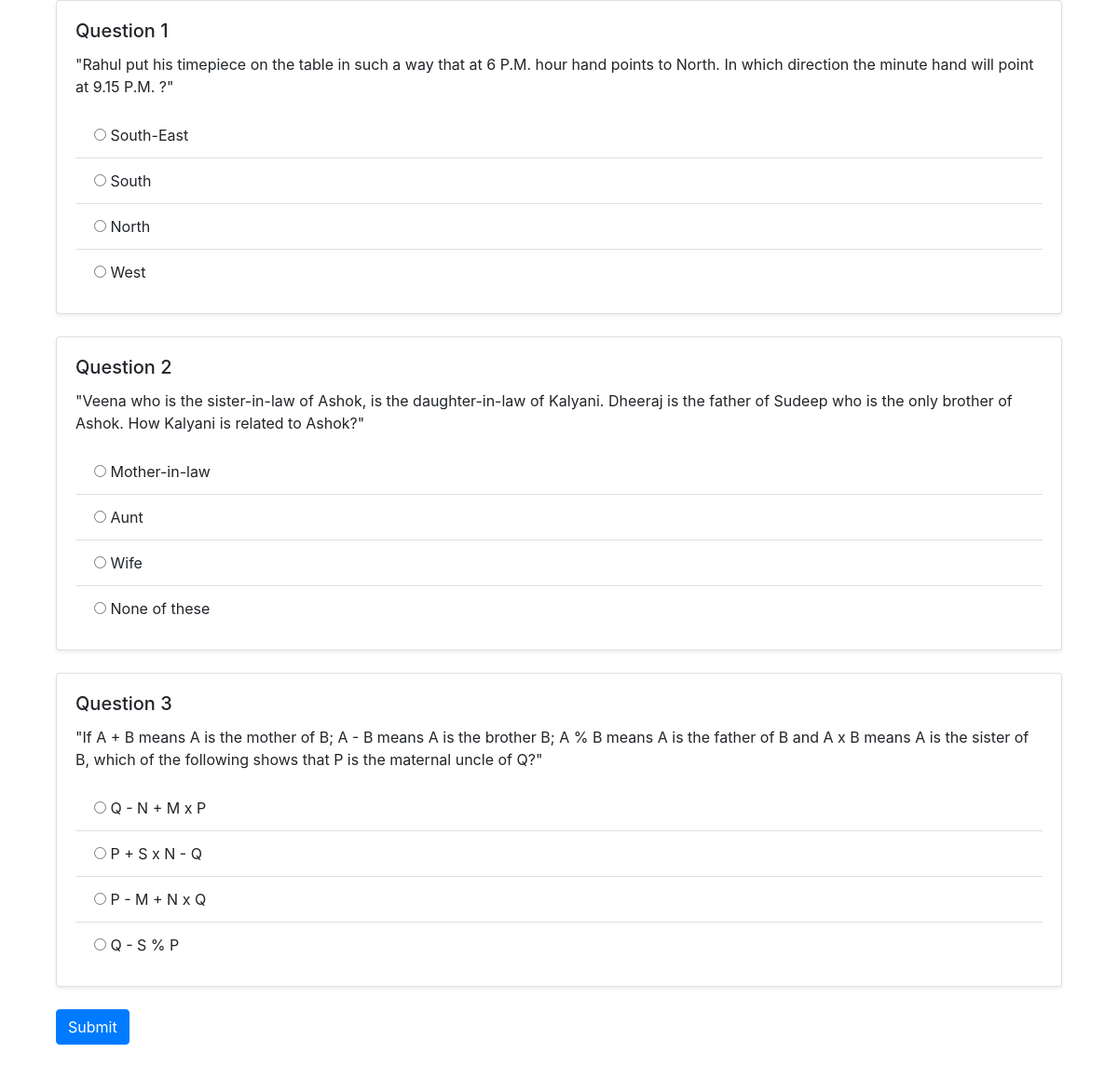
Page /User/Questions/16 (signed in) on the committed database.
### Master/models.py (models this page shows)
class tbl_question(models.Model):
    question_id = models.AutoField(primary_key=True)
    question_content=models.CharField(max_length=500)
    question_score=models.IntegerField()
    option_1=models.CharField(max_length=500)
    option_2=models.CharField(max_length=500)
    option_3=models.CharField(max_length=500)
    option_4=models.CharField(max_length=500)
    answer=models.CharField(max_length=500)
    category_id=models.ForeignKey(tbl_category,on_delete=models.CASCADE)
    answer_key=models.CharField(max_length=500)

### User/views.py (the view)
# urls.py: path('Questions/', views.Questions,name='Questions'),
def Questions(request, cid):
    if 'uid' not in request.session:
        return redirect('login')
    user_id = request.session['uid']
    user = tbl_user.objects.get(user_id=user_id)
    all_questions = tbl_question.objects.filter(category_id=cid)
    if all_questions.count() > 30:
        random_questions = sample(list(all_questions), 30)
    else:
        random_questions = all_questions
    if request.method == "POST":
        test = tbl_test.objects.get(user_id=user, test_status='0')
        test.test_end_time = timezone.now()
        test.test_status = '1'
        total_score = 0
        for question in random_questions:
            answer_key = f'answer_{question.question_id}'
            user_answer = request.POST.get(answer_key)
            if user_answer == question.answer:
                total_score += question.question_score
            test_question = tbl_test_question.objects.create(
                test_id=test,
                test_question_answer=user_answer,
                test_question_score=question.question_score if user_answer == question.answer else 0,
                question_id=question  # Insert question_id into tbl_test_question
            )
            test_question.save()
        test.test_score = total_score
        test.save()
        return render(request, 'User/HomePage.html')
    else:
        data = tbl_test.objects.filter(user_id=request.session['uid'],test_status=0).count()
        if data > 0:
            return render(request, 'User/Questions.html', {'Questions': random_questions})
        else:
            test = tbl_test.objects.create(user_id=user)
            return render(request, 'User/Questions.html', {'Questions': random_questions})

### User/Templates/User/Questions.html (shortened to what this page needs)
<!DOCTYPE html>
<html lang="en">
<head>
    <link
      href="https://stackpath.bootstrapcdn.com/bootstrap/4.5.2/css/bootstrap.min.css"
      rel="stylesheet"
    />
</head>
<body>
    <div class="container">
        <form method="POST" >
            {% for question in Questions %}
            <div class="col-md-12 mb-4">
                <div class="card shadow-sm">
                    <div class="card-body">
                        <h5 class="card-title">Question {{ forloop.counter }}</h5>
                        <p class="card-text">{{ question.question_content }}</p>
                        <ul class="list-group list-group-flush">
                            <li class="list-group-item"><input type="radio" name="answer_{{ question.question_id }}" value="{{ question.option_1 }}"> {{ question.option_1 }}</li>
                            <li class="list-group-item"><input type="radio" name="answer_{{ question.question_id }}" value="{{ question.option_2 }}"> {{ question.option_2 }}</li>
                            <li class="list-group-item"><input type="radio" name="answer_{{ question.question_id }}" value="{{ question.option_3 }}"> {{ question.option_3 }}</li>
                            <li class="list-group-item"><input type="radio" name="answer_{{ question.question_id }}" value="{{ question.option_4 }}"> {{ question.option_4 }}</li>
                        </ul>
                    </div>
                </div>
            </div>
            {% endfor %}
            <div class="col-md-12 mb-4">
                <input type="submit" class="btn btn-primary" value="Submit">
            </div>
        </form>
    </div>
</body>
</html>

### rows in the picture
tbl_question: question_content "\"Rahul put his timepiece on the table in such a way that at 6 P.M. hour hand points to North. In which direction the minute hand will point at 9.15 P.M. ?\"", option_1 "South-East", option_2 "South", option_3 "North", option_4 "West"
tbl_question: question_content "\"Veena who is the sister-in-law of Ashok, is the daughter-in-law of Kalyani. Dheeraj is the father of Sudeep who is the only brother of Ashok. How Kalyani is related to Ashok?\"", option_1 "Mother-in-law", option_2 "Aunt", option_3 "Wife", option_4 "None of these"
tbl_question: question_content "\"If A + B means A is the mother of B; A - B means A is the brother B; A % B means A is the father of B and A x B means A is the sister of B, which of the following shows that P is the maternal uncle of Q?\"", option_1 "Q - N + M x P", option_2 "P + S x N - Q", option_3 "P - M + N x Q", option_4 "Q - S % P"
